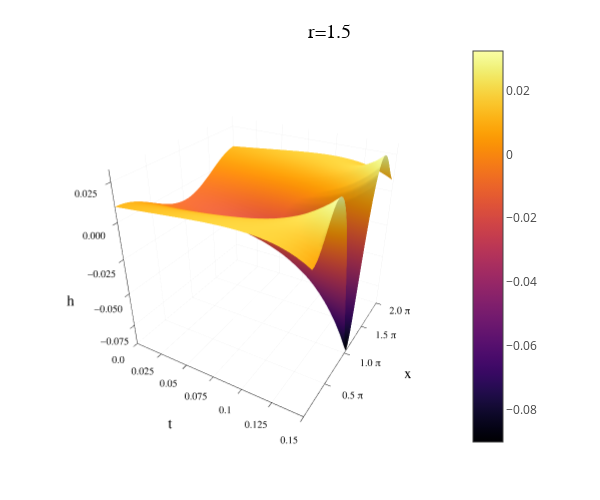
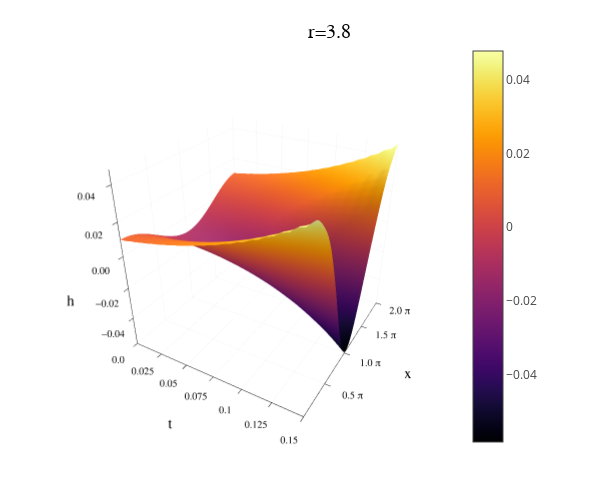
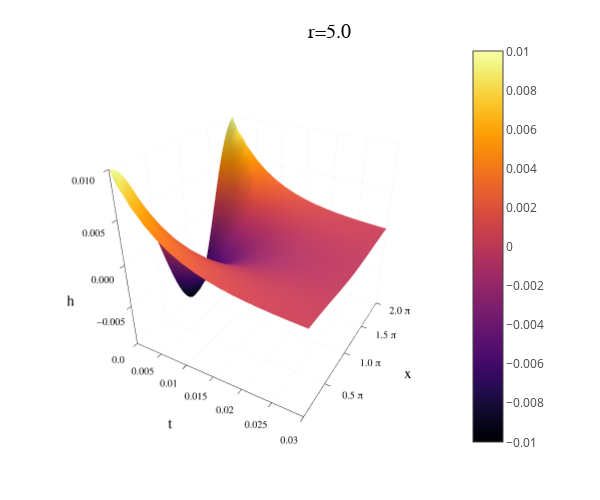

The code cell stored with these charts, in order, in its notebook:
### Code cell
plotly()
for r in rs
    p = surface(hs[r],size=(600,500))
    xlabel!(p,"t")
    tidxs = Vector(range(1,M+1,step=5))
    xticks!(p,(tidxs,string.(ts[r][tidxs])))
    idxs = Vector(range(0,N,length=5))
    yticks!(p,(idxs,string.(2*idxs/(N)).* " π"))
    ylabel!(p,"x")
    zlabel!(p,"h")
    title!(p,"r=$r")
    display(p)
    # savefig(p,"../img/surface_3d(r=$r).pdf")
end

### Figure 1 — Plotly figure (JSON) as saved in the notebook; plotly's stock layout.template omitted (floating-point values rounded to 4 significant figures; data arrays with more than 128 entries replaced by an {"elided": "..."} marker saying what was removed)
{"data": [{"colorbar": {"len": 0.8926, "title": "", "x": 0.7716, "y": 0.5069}, "colorscale": {"elided": "256x2 mixed values"}, "name": "y1", "opacity": null, "scene": "scene", "showlegend": false, "showscale": true, "type": "surface", "x": [1, 2, 3, 4, 5, 6, 7, 8, 9, 10, 11, 12, 13, 14, 15, 16, 17, 18, 19, 20, 21, 22, 23, 24, 25, 26, 27, 28, 29, 30, 31], "xaxis": "x", "y": [1, 2, 3, 4, 5, 6, 7, 8, 9, 10, 11, 12, 13, 14, 15, 16, 17, 18, 19, 20, 21, 22, 23, 24, 25, 26, 27, 28, 29, 30, 31, 32, 33, 34, 35, 36, 37, 38, 39, 40, 41, 42, 43, 44, 45, 46, 47, 48, 49, 50], "yaxis": "y", "z": {"elided": "50x31 float values"}, "zaxis": "z", "zmax": 0.03231, "zmin": -0.0903}], "layout": {"annotations": [{"font": {"color": "rgba(0, 0, 0, 1.000)", "family": "sans-serif", "size": 20}, "rotation": 0, "showarrow": false, "text": "r=1.5", "x": 0.5498, "xanchor": "center", "xref": "paper", "y": 1, "yanchor": "top", "yref": "paper"}], "height": 500, "legend": {"bgcolor": "rgba(255, 255, 255, 1.000)", "bordercolor": "rgba(0, 0, 0, 1.000)", "borderwidth": 1, "font": {"color": "rgba(0, 0, 0, 1.000)", "family": "sans-serif", "size": 11}, "title": {"font": {"color": "rgba(0, 0, 0, 1.000)", "family": "sans-serif", "size": 15}, "text": ""}, "tracegroupgap": 0, "traceorder": "normal", "x": 1, "xanchor": "auto", "y": 1, "yanchor": "auto"}, "margin": {"b": 20, "l": 0, "r": 0, "t": 20}, "paper_bgcolor": "rgba(255, 255, 255, 1.000)", "plot_bgcolor": "rgba(255, 255, 255, 1.000)", "scene": {"camera": {"eye": {"x": 1.126, "y": -1.95, "z": 1.3}, "projection": "orthographic"}, "domain": {"x": [0.1061, 0.7716], "y": [0.06065, 0.9532]}, "xaxis": {"gridcolor": "rgba(0, 0, 0, 0.100)", "gridwidth": 0.5, "linecolor": "rgba(0, 0, 0, 1.000)", "mirror": false, "range": [1, 31], "showgrid": true, "showline": true, "showticklabels": true, "tickangle": 0, "tickcolor": "rgb(0, 0, 0)", "tickfont": {"color": "rgba(0, 0, 0, 1.000)", "family": "sans-serif", "size": 11}, "tickmode": "array", "ticks": "inside", "ticktext": ["0.0", "0.025", "0.05", "0.075", "0.1", "0.125", "0.15"], "tickvals": [1, 6, 11, 16, 21, 26, 31], "title": "t", "titlefont": {"color": "rgba(0, 0, 0, 1.000)", "family": "sans-serif", "size": 15}, "type": "-", "visible": true, "zeroline": false, "zerolinecolor": "rgba(0, 0, 0, 1.000)"}, "yaxis": {"gridcolor": "rgba(0, 0, 0, 0.100)", "gridwidth": 0.5, "linecolor": "rgba(0, 0, 0, 1.000)", "mirror": false, "range": [1, 50], "showgrid": true, "showline": true, "showticklabels": true, "tickangle": 0, "tickcolor": "rgb(0, 0, 0)", "tickfont": {"color": "rgba(0, 0, 0, 1.000)", "family": "sans-serif", "size": 11}, "tickmode": "array", "ticks": "inside", "ticktext": ["0.0 π", "0.5 π", "1.0 π", "1.5 π", "2.0 π"], "tickvals": [0, 12.5, 25, 37.5, 50], "title": "x", "titlefont": {"color": "rgba(0, 0, 0, 1.000)", "family": "sans-serif", "size": 15}, "type": "-", "visible": true, "zeroline": false, "zerolinecolor": "rgba(0, 0, 0, 1.000)"}, "zaxis": {"gridcolor": "rgba(0, 0, 0, 0.100)", "gridwidth": 0.5, "linecolor": "rgba(0, 0, 0, 1.000)", "mirror": false, "range": [-0.0903, 0.03231], "showgrid": true, "showline": true, "showticklabels": true, "tickangle": 0, "tickcolor": "rgb(0, 0, 0)", "tickfont": {"color": "rgba(0, 0, 0, 1.000)", "family": "sans-serif", "size": 11}, "tickmode": "array", "ticks": "inside", "ticktext": ["−0.075", "−0.050", "−0.025", "0.000", "0.025"], "tickvals": [-0.075, -0.05, -0.025, 0, 0.025], "title": "h", "titlefont": {"color": "rgba(0, 0, 0, 1.000)", "family": "sans-serif", "size": 15}, "type": "-", "visible": true, "zeroline": false, "zerolinecolor": "rgba(0, 0, 0, 1.000)"}}, "showlegend": true, "width": 600}}

### Figure 2 — Plotly figure (JSON) as saved in the notebook; plotly's stock layout.template omitted (floating-point values rounded to 4 significant figures; data arrays with more than 128 entries replaced by an {"elided": "..."} marker saying what was removed)
{"data": [{"colorbar": {"len": 0.8926, "title": "", "x": 0.7716, "y": 0.5069}, "colorscale": {"elided": "256x2 mixed values"}, "name": "y1", "opacity": null, "scene": "scene", "showlegend": false, "showscale": true, "type": "surface", "x": [1, 2, 3, 4, 5, 6, 7, 8, 9, 10, 11, 12, 13, 14, 15, 16, 17, 18, 19, 20, 21, 22, 23, 24, 25, 26, 27, 28, 29, 30, 31], "xaxis": "x", "y": [1, 2, 3, 4, 5, 6, 7, 8, 9, 10, 11, 12, 13, 14, 15, 16, 17, 18, 19, 20, 21, 22, 23, 24, 25, 26, 27, 28, 29, 30, 31, 32, 33, 34, 35, 36, 37, 38, 39, 40, 41, 42, 43, 44, 45, 46, 47, 48, 49, 50], "yaxis": "y", "z": {"elided": "50x31 float values"}, "zaxis": "z", "zmax": 0.04767, "zmin": -0.05839}], "layout": {"annotations": [{"font": {"color": "rgba(0, 0, 0, 1.000)", "family": "sans-serif", "size": 20}, "rotation": 0, "showarrow": false, "text": "r=3.8", "x": 0.5498, "xanchor": "center", "xref": "paper", "y": 1, "yanchor": "top", "yref": "paper"}], "height": 500, "legend": {"bgcolor": "rgba(255, 255, 255, 1.000)", "bordercolor": "rgba(0, 0, 0, 1.000)", "borderwidth": 1, "font": {"color": "rgba(0, 0, 0, 1.000)", "family": "sans-serif", "size": 11}, "title": {"font": {"color": "rgba(0, 0, 0, 1.000)", "family": "sans-serif", "size": 15}, "text": ""}, "tracegroupgap": 0, "traceorder": "normal", "x": 1, "xanchor": "auto", "y": 1, "yanchor": "auto"}, "margin": {"b": 20, "l": 0, "r": 0, "t": 20}, "paper_bgcolor": "rgba(255, 255, 255, 1.000)", "plot_bgcolor": "rgba(255, 255, 255, 1.000)", "scene": {"camera": {"eye": {"x": 1.126, "y": -1.95, "z": 1.3}, "projection": "orthographic"}, "domain": {"x": [0.1061, 0.7716], "y": [0.06065, 0.9532]}, "xaxis": {"gridcolor": "rgba(0, 0, 0, 0.100)", "gridwidth": 0.5, "linecolor": "rgba(0, 0, 0, 1.000)", "mirror": false, "range": [1, 31], "showgrid": true, "showline": true, "showticklabels": true, "tickangle": 0, "tickcolor": "rgb(0, 0, 0)", "tickfont": {"color": "rgba(0, 0, 0, 1.000)", "family": "sans-serif", "size": 11}, "tickmode": "array", "ticks": "inside", "ticktext": ["0.0", "0.025", "0.05", "0.075", "0.1", "0.125", "0.15"], "tickvals": [1, 6, 11, 16, 21, 26, 31], "title": "t", "titlefont": {"color": "rgba(0, 0, 0, 1.000)", "family": "sans-serif", "size": 15}, "type": "-", "visible": true, "zeroline": false, "zerolinecolor": "rgba(0, 0, 0, 1.000)"}, "yaxis": {"gridcolor": "rgba(0, 0, 0, 0.100)", "gridwidth": 0.5, "linecolor": "rgba(0, 0, 0, 1.000)", "mirror": false, "range": [1, 50], "showgrid": true, "showline": true, "showticklabels": true, "tickangle": 0, "tickcolor": "rgb(0, 0, 0)", "tickfont": {"color": "rgba(0, 0, 0, 1.000)", "family": "sans-serif", "size": 11}, "tickmode": "array", "ticks": "inside", "ticktext": ["0.0 π", "0.5 π", "1.0 π", "1.5 π", "2.0 π"], "tickvals": [0, 12.5, 25, 37.5, 50], "title": "x", "titlefont": {"color": "rgba(0, 0, 0, 1.000)", "family": "sans-serif", "size": 15}, "type": "-", "visible": true, "zeroline": false, "zerolinecolor": "rgba(0, 0, 0, 1.000)"}, "zaxis": {"gridcolor": "rgba(0, 0, 0, 0.100)", "gridwidth": 0.5, "linecolor": "rgba(0, 0, 0, 1.000)", "mirror": false, "range": [-0.05839, 0.04767], "showgrid": true, "showline": true, "showticklabels": true, "tickangle": 0, "tickcolor": "rgb(0, 0, 0)", "tickfont": {"color": "rgba(0, 0, 0, 1.000)", "family": "sans-serif", "size": 11}, "tickmode": "array", "ticks": "inside", "ticktext": ["−0.04", "−0.02", "0.00", "0.02", "0.04"], "tickvals": [-0.04, -0.02, 0, 0.02, 0.04], "title": "h", "titlefont": {"color": "rgba(0, 0, 0, 1.000)", "family": "sans-serif", "size": 15}, "type": "-", "visible": true, "zeroline": false, "zerolinecolor": "rgba(0, 0, 0, 1.000)"}}, "showlegend": true, "width": 600}}

### Figure 3 — Plotly figure (JSON) as saved in the notebook; plotly's stock layout.template omitted (floating-point values rounded to 4 significant figures; data arrays with more than 128 entries replaced by an {"elided": "..."} marker saying what was removed)
{"data": [{"colorbar": {"len": 0.8926, "title": "", "x": 0.7716, "y": 0.5069}, "colorscale": {"elided": "256x2 mixed values"}, "name": "y1", "opacity": null, "scene": "scene", "showlegend": false, "showscale": true, "type": "surface", "x": [1, 2, 3, 4, 5, 6, 7, 8, 9, 10, 11, 12, 13, 14, 15, 16, 17, 18, 19, 20, 21, 22, 23, 24, 25, 26, 27, 28, 29, 30, 31], "xaxis": "x", "y": [1, 2, 3, 4, 5, 6, 7, 8, 9, 10, 11, 12, 13, 14, 15, 16, 17, 18, 19, 20, 21, 22, 23, 24, 25, 26, 27, 28, 29, 30, 31, 32, 33, 34, 35, 36, 37, 38, 39, 40, 41, 42, 43, 44, 45, 46, 47, 48, 49, 50], "yaxis": "y", "z": {"elided": "50x31 float values"}, "zaxis": "z", "zmax": 0.01, "zmin": -0.01}], "layout": {"annotations": [{"font": {"color": "rgba(0, 0, 0, 1.000)", "family": "sans-serif", "size": 20}, "rotation": 0, "showarrow": false, "text": "r=5.0", "x": 0.5498, "xanchor": "center", "xref": "paper", "y": 1, "yanchor": "top", "yref": "paper"}], "height": 500, "legend": {"bgcolor": "rgba(255, 255, 255, 1.000)", "bordercolor": "rgba(0, 0, 0, 1.000)", "borderwidth": 1, "font": {"color": "rgba(0, 0, 0, 1.000)", "family": "sans-serif", "size": 11}, "title": {"font": {"color": "rgba(0, 0, 0, 1.000)", "family": "sans-serif", "size": 15}, "text": ""}, "tracegroupgap": 0, "traceorder": "normal", "x": 1, "xanchor": "auto", "y": 1, "yanchor": "auto"}, "margin": {"b": 20, "l": 0, "r": 0, "t": 20}, "paper_bgcolor": "rgba(255, 255, 255, 1.000)", "plot_bgcolor": "rgba(255, 255, 255, 1.000)", "scene": {"camera": {"eye": {"x": 1.126, "y": -1.95, "z": 1.3}, "projection": "orthographic"}, "domain": {"x": [0.1061, 0.7716], "y": [0.06065, 0.9532]}, "xaxis": {"gridcolor": "rgba(0, 0, 0, 0.100)", "gridwidth": 0.5, "linecolor": "rgba(0, 0, 0, 1.000)", "mirror": false, "range": [1, 31], "showgrid": true, "showline": true, "showticklabels": true, "tickangle": 0, "tickcolor": "rgb(0, 0, 0)", "tickfont": {"color": "rgba(0, 0, 0, 1.000)", "family": "sans-serif", "size": 11}, "tickmode": "array", "ticks": "inside", "ticktext": ["0.0", "0.005", "0.01", "0.015", "0.02", "0.025", "0.03"], "tickvals": [1, 6, 11, 16, 21, 26, 31], "title": "t", "titlefont": {"color": "rgba(0, 0, 0, 1.000)", "family": "sans-serif", "size": 15}, "type": "-", "visible": true, "zeroline": false, "zerolinecolor": "rgba(0, 0, 0, 1.000)"}, "yaxis": {"gridcolor": "rgba(0, 0, 0, 0.100)", "gridwidth": 0.5, "linecolor": "rgba(0, 0, 0, 1.000)", "mirror": false, "range": [1, 50], "showgrid": true, "showline": true, "showticklabels": true, "tickangle": 0, "tickcolor": "rgb(0, 0, 0)", "tickfont": {"color": "rgba(0, 0, 0, 1.000)", "family": "sans-serif", "size": 11}, "tickmode": "array", "ticks": "inside", "ticktext": ["0.0 π", "0.5 π", "1.0 π", "1.5 π", "2.0 π"], "tickvals": [0, 12.5, 25, 37.5, 50], "title": "x", "titlefont": {"color": "rgba(0, 0, 0, 1.000)", "family": "sans-serif", "size": 15}, "type": "-", "visible": true, "zeroline": false, "zerolinecolor": "rgba(0, 0, 0, 1.000)"}, "zaxis": {"gridcolor": "rgba(0, 0, 0, 0.100)", "gridwidth": 0.5, "linecolor": "rgba(0, 0, 0, 1.000)", "mirror": false, "range": [-0.01, 0.01], "showgrid": true, "showline": true, "showticklabels": true, "tickangle": 0, "tickcolor": "rgb(0, 0, 0)", "tickfont": {"color": "rgba(0, 0, 0, 1.000)", "family": "sans-serif", "size": 11}, "tickmode": "array", "ticks": "inside", "ticktext": ["−0.005", "0.000", "0.005", "0.010"], "tickvals": [-0.005, 0, 0.005, 0.01], "title": "h", "titlefont": {"color": "rgba(0, 0, 0, 1.000)", "family": "sans-serif", "size": 15}, "type": "-", "visible": true, "zeroline": false, "zerolinecolor": "rgba(0, 0, 0, 1.000)"}}, "showlegend": true, "width": 600}}
